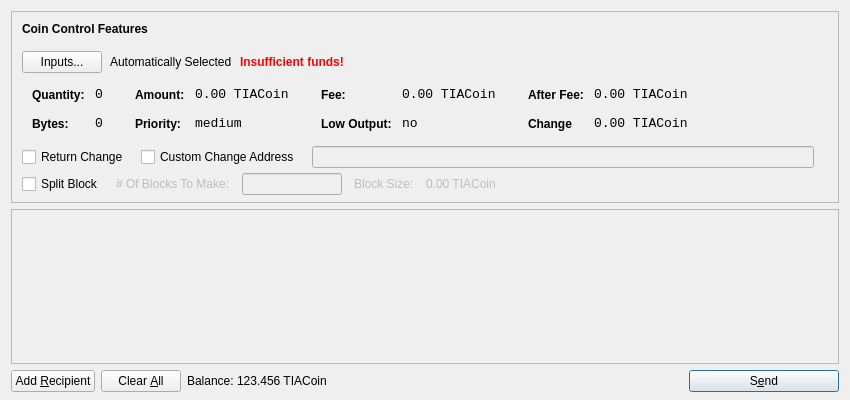
<?xml version="1.0" encoding="UTF-8"?>
<ui version="4.0">
 <class>SendCoinsDialog</class>
 <widget class="QDialog" name="SendCoinsDialog">
  <property name="geometry">
   <rect>
    <x>0</x>
    <y>0</y>
    <width>850</width>
    <height>400</height>
   </rect>
  </property>
  <property name="windowTitle">
   <string>Send Coins</string>
  </property>
  <layout class="QVBoxLayout" name="verticalLayout" stretch="0,1,0">
   <property name="bottomMargin">
    <number>8</number>
   </property>
   <item>
    <widget class="QFrame" name="frameCoinControl">
     <property name="sizePolicy">
      <sizepolicy hsizetype="Expanding" vsizetype="Expanding">
       <horstretch>0</horstretch>
       <verstretch>0</verstretch>
      </sizepolicy>
     </property>
     <property name="maximumSize">
      <size>
       <width>16777215</width>
       <height>16777215</height>
      </size>
     </property>
     <property name="frameShape">
      <enum>QFrame::StyledPanel</enum>
     </property>
     <property name="frameShadow">
      <enum>QFrame::Sunken</enum>
     </property>
     <layout class="QVBoxLayout" name="verticalLayoutCoinControl2">
      <property name="spacing">
       <number>6</number>
      </property>
      <property name="leftMargin">
       <number>0</number>
      </property>
      <property name="topMargin">
       <number>0</number>
      </property>
      <property name="rightMargin">
       <number>0</number>
      </property>
      <property name="bottomMargin">
       <number>6</number>
      </property>
      <item>
       <layout class="QVBoxLayout" name="verticalLayoutCoinControl" stretch="0,0,0,0,1">
        <property name="spacing">
         <number>0</number>
        </property>
        <property name="leftMargin">
         <number>10</number>
        </property>
        <property name="topMargin">
         <number>10</number>
        </property>
        <item>
         <layout class="QHBoxLayout" name="horizontalLayoutCoinControl1">
          <property name="bottomMargin">
           <number>15</number>
          </property>
          <item>
           <widget class="QLabel" name="labelCoinControlFeatures">
            <property name="sizePolicy">
             <sizepolicy hsizetype="Preferred" vsizetype="Maximum">
              <horstretch>0</horstretch>
              <verstretch>0</verstretch>
             </sizepolicy>
            </property>
            <property name="font">
             <font>
              <weight>75</weight>
              <bold>true</bold>
             </font>
            </property>
            <property name="styleSheet">
             <string notr="true">font-weight:bold;</string>
            </property>
            <property name="text">
             <string>Coin Control Features</string>
            </property>
           </widget>
          </item>
         </layout>
        </item>
        <item>
         <layout class="QHBoxLayout" name="horizontalLayoutCoinControl2" stretch="0,0,0,0">
          <property name="spacing">
           <number>8</number>
          </property>
          <property name="bottomMargin">
           <number>10</number>
          </property>
          <item>
           <widget class="QPushButton" name="pushButtonCoinControl">
            <property name="styleSheet">
             <string notr="true"/>
            </property>
            <property name="text">
             <string>Inputs...</string>
            </property>
           </widget>
          </item>
          <item>
           <widget class="QLabel" name="labelCoinControlAutomaticallySelected">
            <property name="text">
             <string>Automatically Selected</string>
            </property>
            <property name="margin">
             <number>5</number>
            </property>
           </widget>
          </item>
          <item>
           <widget class="QLabel" name="labelCoinControlInsuffFunds">
            <property name="font">
             <font>
              <weight>75</weight>
              <bold>true</bold>
             </font>
            </property>
            <property name="styleSheet">
             <string notr="true">color:red;font-weight:bold;</string>
            </property>
            <property name="text">
             <string>Insufficient funds!</string>
            </property>
            <property name="margin">
             <number>5</number>
            </property>
           </widget>
          </item>
          <item>
           <spacer name="horizontalSpacerCoinControl">
            <property name="orientation">
             <enum>Qt::Horizontal</enum>
            </property>
            <property name="sizeHint" stdset="0">
             <size>
              <width>40</width>
              <height>1</height>
             </size>
            </property>
           </spacer>
          </item>
         </layout>
        </item>
        <item>
         <widget class="QWidget" name="widgetCoinControl" native="true">
          <property name="sizePolicy">
           <sizepolicy hsizetype="Preferred" vsizetype="Preferred">
            <horstretch>0</horstretch>
            <verstretch>0</verstretch>
           </sizepolicy>
          </property>
          <property name="minimumSize">
           <size>
            <width>0</width>
            <height>0</height>
           </size>
          </property>
          <property name="styleSheet">
           <string notr="true"/>
          </property>
          <layout class="QHBoxLayout" name="horizontalLayoutCoinControl5">
           <property name="margin">
            <number>0</number>
           </property>
           <item>
            <layout class="QHBoxLayout" name="horizontalLayoutCoinControl3" stretch="0,0,0,1">
             <property name="spacing">
              <number>20</number>
             </property>
             <property name="topMargin">
              <number>0</number>
             </property>
             <property name="bottomMargin">
              <number>10</number>
             </property>
             <item>
              <layout class="QFormLayout" name="formLayoutCoinControl1">
               <property name="horizontalSpacing">
                <number>10</number>
               </property>
               <property name="verticalSpacing">
                <number>14</number>
               </property>
               <property name="leftMargin">
                <number>10</number>
               </property>
               <property name="topMargin">
                <number>4</number>
               </property>
               <property name="rightMargin">
                <number>6</number>
               </property>
               <item row="0" column="0">
                <widget class="QLabel" name="labelCoinControlQuantityText">
                 <property name="styleSheet">
                  <string notr="true">font-weight:bold;</string>
                 </property>
                 <property name="text">
                  <string>Quantity:</string>
                 </property>
                 <property name="margin">
                  <number>0</number>
                 </property>
                </widget>
               </item>
               <item row="0" column="1">
                <widget class="QLabel" name="labelCoinControlQuantity">
                 <property name="font">
                  <font>
                   <family>Monospace</family>
                   <pointsize>10</pointsize>
                  </font>
                 </property>
                 <property name="cursor">
                  <cursorShape>IBeamCursor</cursorShape>
                 </property>
                 <property name="contextMenuPolicy">
                  <enum>Qt::ActionsContextMenu</enum>
                 </property>
                 <property name="text">
                  <string>0</string>
                 </property>
                 <property name="margin">
                  <number>0</number>
                 </property>
                 <property name="textInteractionFlags">
                  <set>Qt::LinksAccessibleByMouse|Qt::TextSelectableByKeyboard|Qt::TextSelectableByMouse</set>
                 </property>
                </widget>
               </item>
               <item row="1" column="0">
                <widget class="QLabel" name="labelCoinControlBytesText">
                 <property name="styleSheet">
                  <string notr="true">font-weight:bold;</string>
                 </property>
                 <property name="text">
                  <string>Bytes:</string>
                 </property>
                </widget>
               </item>
               <item row="1" column="1">
                <widget class="QLabel" name="labelCoinControlBytes">
                 <property name="font">
                  <font>
                   <family>Monospace</family>
                   <pointsize>10</pointsize>
                  </font>
                 </property>
                 <property name="cursor">
                  <cursorShape>IBeamCursor</cursorShape>
                 </property>
                 <property name="contextMenuPolicy">
                  <enum>Qt::ActionsContextMenu</enum>
                 </property>
                 <property name="text">
                  <string>0</string>
                 </property>
                 <property name="textInteractionFlags">
                  <set>Qt::LinksAccessibleByMouse|Qt::TextSelectableByKeyboard|Qt::TextSelectableByMouse</set>
                 </property>
                </widget>
               </item>
              </layout>
             </item>
             <item>
              <layout class="QFormLayout" name="formLayoutCoinControl2">
               <property name="horizontalSpacing">
                <number>10</number>
               </property>
               <property name="verticalSpacing">
                <number>14</number>
               </property>
               <property name="leftMargin">
                <number>6</number>
               </property>
               <property name="topMargin">
                <number>4</number>
               </property>
               <property name="rightMargin">
                <number>6</number>
               </property>
               <item row="0" column="0">
                <widget class="QLabel" name="labelCoinControlAmountText">
                 <property name="styleSheet">
                  <string notr="true">font-weight:bold;</string>
                 </property>
                 <property name="text">
                  <string>Amount:</string>
                 </property>
                 <property name="margin">
                  <number>0</number>
                 </property>
                </widget>
               </item>
               <item row="0" column="1">
                <widget class="QLabel" name="labelCoinControlAmount">
                 <property name="font">
                  <font>
                   <family>Monospace</family>
                   <pointsize>10</pointsize>
                  </font>
                 </property>
                 <property name="cursor">
                  <cursorShape>IBeamCursor</cursorShape>
                 </property>
                 <property name="contextMenuPolicy">
                  <enum>Qt::ActionsContextMenu</enum>
                 </property>
                 <property name="text">
                  <string>0.00 TIACoin</string>
                 </property>
                 <property name="textInteractionFlags">
                  <set>Qt::LinksAccessibleByMouse|Qt::TextSelectableByKeyboard|Qt::TextSelectableByMouse</set>
                 </property>
                </widget>
               </item>
               <item row="1" column="0">
                <widget class="QLabel" name="labelCoinControlPriorityText">
                 <property name="styleSheet">
                  <string notr="true">font-weight:bold;</string>
                 </property>
                 <property name="text">
                  <string>Priority:</string>
                 </property>
                </widget>
               </item>
               <item row="1" column="1">
                <widget class="QLabel" name="labelCoinControlPriority">
                 <property name="font">
                  <font>
                   <family>Monospace</family>
                   <pointsize>10</pointsize>
                  </font>
                 </property>
                 <property name="cursor">
                  <cursorShape>IBeamCursor</cursorShape>
                 </property>
                 <property name="contextMenuPolicy">
                  <enum>Qt::ActionsContextMenu</enum>
                 </property>
                 <property name="text">
                  <string>medium</string>
                 </property>
                 <property name="textInteractionFlags">
                  <set>Qt::LinksAccessibleByMouse|Qt::TextSelectableByKeyboard|Qt::TextSelectableByMouse</set>
                 </property>
                </widget>
               </item>
              </layout>
             </item>
             <item>
              <layout class="QFormLayout" name="formLayoutCoinControl3">
               <property name="horizontalSpacing">
                <number>10</number>
               </property>
               <property name="verticalSpacing">
                <number>14</number>
               </property>
               <property name="leftMargin">
                <number>6</number>
               </property>
               <property name="topMargin">
                <number>4</number>
               </property>
               <property name="rightMargin">
                <number>6</number>
               </property>
               <item row="0" column="0">
                <widget class="QLabel" name="labelCoinControlFeeText">
                 <property name="styleSheet">
                  <string notr="true">font-weight:bold;</string>
                 </property>
                 <property name="text">
                  <string>Fee:</string>
                 </property>
                 <property name="margin">
                  <number>0</number>
                 </property>
                </widget>
               </item>
               <item row="0" column="1">
                <widget class="QLabel" name="labelCoinControlFee">
                 <property name="font">
                  <font>
                   <family>Monospace</family>
                   <pointsize>10</pointsize>
                  </font>
                 </property>
                 <property name="cursor">
                  <cursorShape>IBeamCursor</cursorShape>
                 </property>
                 <property name="contextMenuPolicy">
                  <enum>Qt::ActionsContextMenu</enum>
                 </property>
                 <property name="text">
                  <string>0.00 TIACoin</string>
                 </property>
                 <property name="textInteractionFlags">
                  <set>Qt::LinksAccessibleByMouse|Qt::TextSelectableByKeyboard|Qt::TextSelectableByMouse</set>
                 </property>
                </widget>
               </item>
               <item row="1" column="0">
                <widget class="QLabel" name="labelCoinControlLowOutputText">
                 <property name="styleSheet">
                  <string notr="true">font-weight:bold;</string>
                 </property>
                 <property name="text">
                  <string>Low Output:</string>
                 </property>
                </widget>
               </item>
               <item row="1" column="1">
                <widget class="QLabel" name="labelCoinControlLowOutput">
                 <property name="font">
                  <font>
                   <family>Monospace</family>
                   <pointsize>10</pointsize>
                  </font>
                 </property>
                 <property name="cursor">
                  <cursorShape>IBeamCursor</cursorShape>
                 </property>
                 <property name="contextMenuPolicy">
                  <enum>Qt::ActionsContextMenu</enum>
                 </property>
                 <property name="text">
                  <string>no</string>
                 </property>
                 <property name="textInteractionFlags">
                  <set>Qt::LinksAccessibleByMouse|Qt::TextSelectableByKeyboard|Qt::TextSelectableByMouse</set>
                 </property>
                </widget>
               </item>
              </layout>
             </item>
             <item>
              <layout class="QFormLayout" name="formLayoutCoinControl4">
               <property name="fieldGrowthPolicy"> 
                 <enum>QFormLayout::AllNonFixedFieldsGrow</enum> 
                </property>			  
               <property name="horizontalSpacing">
                <number>10</number>
               </property>
               <property name="verticalSpacing">
                <number>14</number>
               </property>
               <property name="leftMargin">
                <number>6</number>
               </property>
               <property name="topMargin">
                <number>4</number>
               </property>
               <property name="rightMargin">
                <number>6</number>
               </property>
               <item row="0" column="0">
                <widget class="QLabel" name="labelCoinControlAfterFeeText">
                 <property name="styleSheet">
                  <string notr="true">font-weight:bold;</string>
                 </property>
                 <property name="text">
                  <string>After Fee:</string>
                 </property>
                 <property name="margin">
                  <number>0</number>
                 </property>
                </widget>
               </item>
               <item row="0" column="1">
                <widget class="QLabel" name="labelCoinControlAfterFee">
                 <property name="font">
                  <font>
                   <family>Monospace</family>
                   <pointsize>10</pointsize>
                  </font>
                 </property>
                 <property name="cursor">
                  <cursorShape>IBeamCursor</cursorShape>
                 </property>
                 <property name="contextMenuPolicy">
                  <enum>Qt::ActionsContextMenu</enum>
                 </property>
                 <property name="text">
                  <string>0.00 TIACoin</string>
                 </property>
                 <property name="textInteractionFlags">
                  <set>Qt::LinksAccessibleByMouse|Qt::TextSelectableByKeyboard|Qt::TextSelectableByMouse</set>
                 </property>
                </widget>
               </item>
               <item row="1" column="0">
                <widget class="QLabel" name="labelCoinControlChangeText">
                 <property name="styleSheet">
                  <string notr="true">font-weight:bold;</string>
                 </property>
                 <property name="text">
                  <string>Change</string>
                 </property>
                </widget>
               </item>
               <item row="1" column="1">
                <widget class="QLabel" name="labelCoinControlChange">
                 <property name="font">
                  <font>
                   <family>Monospace</family>
                   <pointsize>10</pointsize>
                  </font>
                 </property>
                 <property name="cursor">
                  <cursorShape>IBeamCursor</cursorShape>
                 </property>
                 <property name="contextMenuPolicy">
                  <enum>Qt::ActionsContextMenu</enum>
                 </property>
                 <property name="text">
                  <string>0.00 TIACoin</string>
                 </property>
                 <property name="textInteractionFlags">
                  <set>Qt::LinksAccessibleByMouse|Qt::TextSelectableByKeyboard|Qt::TextSelectableByMouse</set>
                 </property>
                </widget>
               </item>
              </layout>
             </item>
            </layout>
           </item>
          </layout>
         </widget>
        </item>
        <item>
        <layout class="QHBoxLayout" name="horizontalLayoutCoinControl4" stretch="0,0,0,0">
          <property name="spacing">
           <number>12</number>
          </property>
          <property name="sizeConstraint">
           <enum>QLayout::SetDefaultConstraint</enum>
          </property>
          <property name="topMargin">
           <number>5</number>
          </property>
          <property name="rightMargin">
           <number>5</number>
          </property>
          <item>
		  <widget class="QCheckBox" name="returnChangeCheckBox">
 		  <property name="text">
 		  <string>Return Change</string>
 		  </property>
		  </widget>
 		  </item>
 		  <item>		  
           <widget class="QCheckBox" name="checkBoxCoinControlChange">
            <property name="text">
             <string>Custom Change Address</string>
            </property>
           </widget>
          </item>
          <item>
           <widget class="QLineEdit" name="lineEditCoinControlChange">
            <property name="enabled">
             <bool>false</bool>
            </property>
            <property name="sizePolicy">
             <sizepolicy hsizetype="Expanding" vsizetype="Fixed">
              <horstretch>0</horstretch>
              <verstretch>0</verstretch>
             </sizepolicy>
            </property>
           </widget>
          </item>
          <item>
           <widget class="QLabel" name="labelCoinControlChangeLabel">
            <property name="sizePolicy">
             <sizepolicy hsizetype="Preferred" vsizetype="Expanding">
              <horstretch>0</horstretch>
              <verstretch>0</verstretch>
             </sizepolicy>
            </property>
            <property name="minimumSize">
             <size>
              <width>0</width>
              <height>0</height>
             </size>
            </property>
            <property name="text">
             <string/>
            </property>
            <property name="margin">
             <number>3</number>
            </property>
           </widget>
          </item>
         </layout>
        </item>
        <item>
         <layout class="QHBoxLayout" name="horizontalLayoutCoinControl4a" stretch="0,0,0,0">
           <property name="alignment" >
          <set>Qt::AlignLeft</set>
           </property>
           <property name="spacing">
            <number>12</number>
           </property>
           <property name="sizeConstraint">
            <enum>QLayout::SetDefaultConstraint</enum>
           </property>
           <property name="topMargin">
            <number>5</number>
           </property>
           <property name="rightMargin">
            <number>5</number>
           </property>
            <item> 
            <widget class="QCheckBox" name="splitBlockCheckBox"> 
             <property name="text"> 
              <string>Split Block</string> 
             </property> 
            </widget> 
           </item> 
           <item> 
            <widget class="QLabel" name="labelBlocksToMakeText"> 
             <property name="enabled"> 
              <bool>false</bool> 
             </property> 
             <property name="text"> 
              <string># Of Blocks To Make:</string> 
             </property> 
            </widget> 
           </item>
           <item> 
            <widget class="QLineEdit" name="splitBlockLineEdit"> 
             <property name="enabled"> 
              <bool>false</bool> 
             </property> 
             <property name="sizePolicy"> 
              <sizepolicy hsizetype="Fixed" vsizetype="Fixed"> 
               <horstretch>0</horstretch> 
               <verstretch>0</verstretch> 
              </sizepolicy> 
             </property> 
             <property name="maximumSize"> 
              <size> 
               <width>100</width> 
               <height>16777215</height> 
              </size> 
             </property> 
            </widget> 
           </item> 
           <item> 
            <widget class="QLabel" name="labelBlockSizeText"> 
             <property name="enabled"> 
              <bool>false</bool> 
             </property> 
             <property name="text"> 
              <string>Block Size:</string> 
             </property> 
            </widget> 
           </item> 
           <item> 
            <widget class="QLabel" name="labelBlockSize"> 
             <property name="enabled"> 
              <bool>false</bool> 
             </property> 
             <property name="text"> 
              <string>0.00 TIACoin</string> 
             </property>
            </widget> 
            </item>
          </layout>
         </item>
         <item>		
         <spacer name="verticalSpacerCoinControl">
          <property name="orientation">
           <enum>Qt::Vertical</enum>
          </property>
          <property name="sizeHint" stdset="0">
           <size>
            <width>800</width>
            <height>1</height>
           </size>
          </property>
         </spacer>
        </item>
       </layout>
      </item>
     </layout>
    </widget>
   </item>
   <item>
    <widget class="QScrollArea" name="scrollArea">
     <property name="widgetResizable">
      <bool>true</bool>
     </property>
     <widget class="QWidget" name="scrollAreaWidgetContents">
      <property name="geometry">
       <rect>
        <x>0</x>
        <y>0</y>
        <width>830</width>
        <height>172</height>
       </rect>
      </property>
      <layout class="QVBoxLayout" name="verticalLayout_2">
       <property name="margin">
        <number>0</number>
       </property>
       <item>
        <layout class="QVBoxLayout" name="entries">
         <property name="spacing">
          <number>6</number>
         </property>
        </layout>
       </item>
       <item>
        <spacer name="verticalSpacer">
         <property name="orientation">
          <enum>Qt::Vertical</enum>
         </property>
         <property name="sizeHint" stdset="0">
          <size>
           <width>20</width>
           <height>40</height>
          </size>
         </property>
        </spacer>
       </item>
      </layout>
     </widget>
    </widget>
   </item>
   <item>
    <layout class="QHBoxLayout" name="horizontalLayout">
     <item>
      <widget class="QPushButton" name="addButton">
       <property name="toolTip">
        <string>Send to multiple recipients at once</string>
       </property>
       <property name="text">
        <string>Add &amp;Recipient</string>
       </property>
       <property name="icon">
        <iconset resource="../bitcoin.qrc">
         <normaloff>:/icons/add</normaloff>:/icons/add</iconset>
       </property>
       <property name="autoDefault">
        <bool>false</bool>
       </property>
      </widget>
     </item>
     <item>
      <widget class="QPushButton" name="clearButton">
       <property name="sizePolicy">
        <sizepolicy hsizetype="Minimum" vsizetype="Fixed">
         <horstretch>0</horstretch>
         <verstretch>0</verstretch>
        </sizepolicy>
       </property>
       <property name="toolTip">
        <string>Remove all transaction fields</string>
       </property>
       <property name="text">
        <string>Clear &amp;All</string>
       </property>
       <property name="icon">
        <iconset resource="../bitcoin.qrc">
         <normaloff>:/icons/remove</normaloff>:/icons/remove</iconset>
       </property>
       <property name="autoRepeatDelay">
        <number>300</number>
       </property>
       <property name="autoDefault">
        <bool>false</bool>
       </property>
      </widget>
     </item>
     <item>
      <layout class="QHBoxLayout" name="horizontalLayout_2">
       <property name="spacing">
        <number>3</number>
       </property>
       <item>
        <widget class="QLabel" name="label">
         <property name="sizePolicy">
          <sizepolicy hsizetype="Preferred" vsizetype="Fixed">
           <horstretch>0</horstretch>
           <verstretch>0</verstretch>
          </sizepolicy>
         </property>
         <property name="text">
          <string>Balance:</string>
         </property>
        </widget>
       </item>
       <item>
        <widget class="QLabel" name="labelBalance">
         <property name="sizePolicy">
          <sizepolicy hsizetype="Preferred" vsizetype="Fixed">
           <horstretch>0</horstretch>
           <verstretch>0</verstretch>
          </sizepolicy>
         </property>
         <property name="cursor">
          <cursorShape>IBeamCursor</cursorShape>
         </property>
         <property name="text">
          <string>123.456 TIACoin</string>
         </property>
         <property name="textInteractionFlags">
          <set>Qt::LinksAccessibleByMouse|Qt::TextSelectableByKeyboard|Qt::TextSelectableByMouse</set>
         </property>
        </widget>
       </item>
      </layout>
     </item>
     <item>
      <spacer name="horizontalSpacer">
       <property name="orientation">
        <enum>Qt::Horizontal</enum>
       </property>
       <property name="sizeHint" stdset="0">
        <size>
         <width>40</width>
         <height>20</height>
        </size>
       </property>
      </spacer>
     </item>
     <item>
      <widget class="QPushButton" name="sendButton">
       <property name="minimumSize">
        <size>
         <width>150</width>
         <height>0</height>
        </size>
       </property>
       <property name="toolTip">
        <string>Confirm the send action</string>
       </property>
       <property name="text">
        <string>S&amp;end</string>
       </property>
       <property name="icon">
        <iconset resource="../bitcoin.qrc">
         <normaloff>:/icons/send</normaloff>:/icons/send</iconset>
       </property>
       <property name="default">
        <bool>true</bool>
       </property>
      </widget>
     </item>
    </layout>
   </item>
  </layout>
 </widget>
 <resources>
  <include location="../bitcoin.qrc"/>
 </resources>
 <connections/>
</ui>
